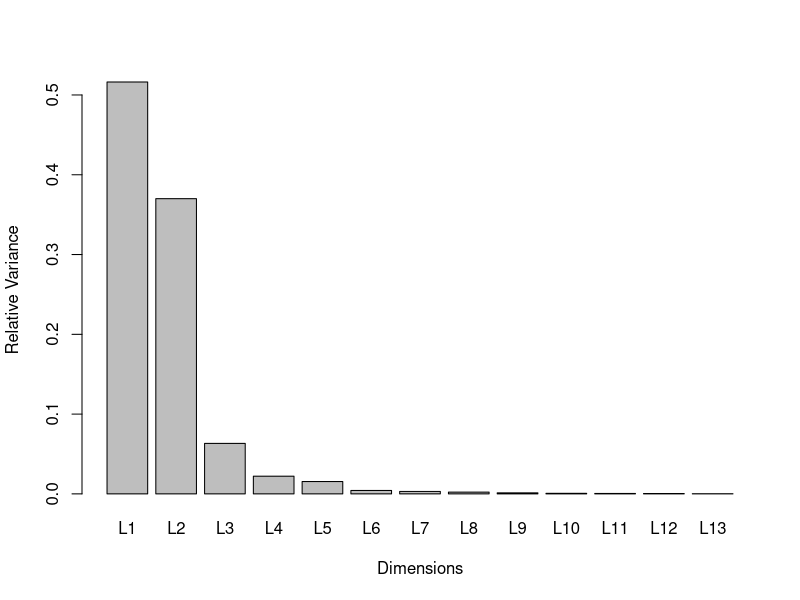
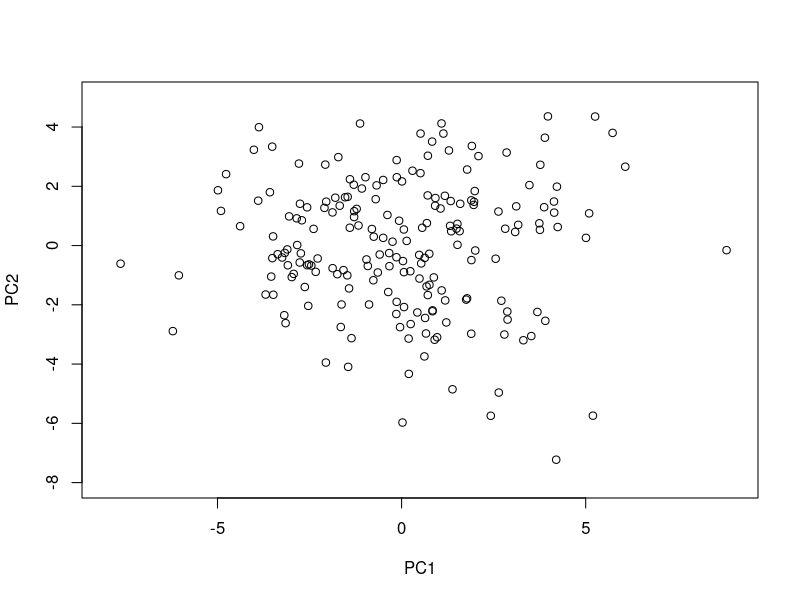

The R source for these figures, in order:
# Principal Component Analysis: Step-by-step


# Read data ----

data = read.csv('image.csv')

# Center and scale the data ----

data.scaled <- scale(data[, 2:14], center = TRUE, scale = TRUE)

# Get the covariance matrix ----
# of the data

cov.d.s <- cov(data.scaled)

# Get eigenvalues and eigenvectors ----
# of the covariance matrix 

ev <-eigen(cov.d.s)


# Get eigenvalues & plot scree plot ----

L <- ev$values 

L.s <- L/sum(L)

barplot(L.s,
        names.arg = c(paste0("L" , seq(1,13))),
        ylab = 'Relative Variance' , xlab = 'Dimensions')  

# Get eigenvectors ----

V <- ev$vectors

# scale the eigenvectors wrt +1

V <- -V

# Prepare Loading matrix ----
# V is the loading matrix.
# Add row and column names for clarity (optional)

#rownames(V) <- c("Drug 1", "Drug 2", "Drug 3")
rownames(V) <- c(colnames(data.scaled))
colnames(V) <- c(paste0("PC" , seq(1,13)))

# Generate Scores matrix ----
# Project the data on the eigenvectors

P <- data.scaled %*% V

# Add column and row names to P (Optional)

colnames(P) <- c(paste0("PC" , seq(1,13)))
#rownames(P) <- c(colnames(data.scaled))

# Plot the projected data for PC1 & PC2 ----

plot(P[ ,1:2], xlim = c(-8,9),  ylim = c(-8,5))
